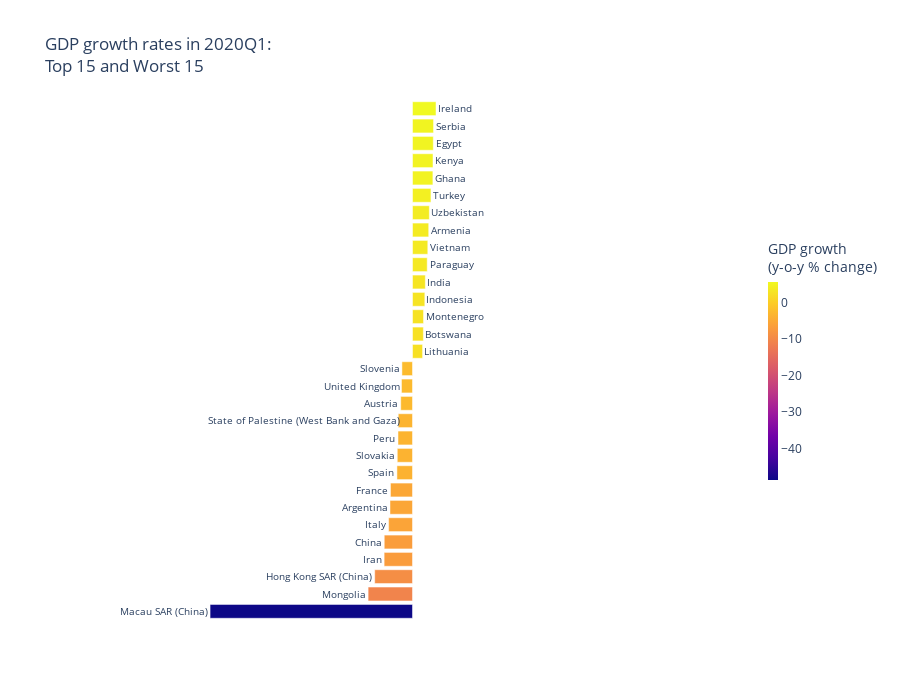

Notebook cell for this chart:
### Code cell
# Create a data frame containing top n and worst n countries
n = 15
df_gdp_2020q1 = df_gdp.dropna(subset=['gdp2020q1']).sort_values(by='gdp2020q1')[['country', 'code', 'gdp2020q1']]
df_gdp2020q1_top = df_gdp_2020q1.head(n)
df_gdp2020q1_worst = df_gdp_2020q1.tail(n)
df_gdp_2020q1_tw = df_gdp2020q1_top.append(df_gdp2020q1_worst)
# Plot interactive horizontal bar
fig = px.bar(data_frame=df_gdp_2020q1_tw,
             x='gdp2020q1', y='country',
             color='gdp2020q1',
             hover_name='country',
             hover_data={'country': False,
                         'gdp2020q1': ':.1f'},
             text='country',
             labels={'gdp2020q1': 'GDP growth<br>(y-o-y % change)'},
             title=f'GDP growth rates in 2020Q1:<br>Top {n} and Worst {n}',
             template='plotly_white',
             height=700)
fig.update_layout({'yaxis': {'title': '',
                             'visible': False},
                   'xaxis': {'range': [-80, 80], 'showgrid': False, 'visible': False},
                   'coloraxis': {'colorbar': {'lenmode': 'fraction',
                                              'len': 0.5,
                                              'thickness': 10}}})
fig.update_traces(textposition='outside')
fig.show()
# Hide annoying warnings hehe
import warnings
warnings.filterwarnings('ignore')

### Figure 1 — Plotly figure (JSON) as saved in the notebook; plotly's stock layout.template omitted (floating-point values rounded to 4 significant figures)
{"data": [{"alignmentgroup": "True", "customdata": [["Macau SAR (China)", -48.7], ["Mongolia", -10.68], ["Hong Kong SAR (China)", -9.097], ["Iran", -6.825], ["China", -6.8], ["Italy", -5.749], ["Argentina", -5.421], ["France", -5.3], ["Spain", -3.747], ["Slovakia", -3.665], ["Peru", -3.49], ["State of Palestine (West Bank and Gaza)", -3.43], ["Austria", -2.831], ["United Kingdom", -2.65], ["Slovenia", -2.549], ["Lithuania", 2.422], ["Botswana", 2.616], ["Montenegro", 2.653], ["Indonesia", 2.966], ["India", 3.088], ["Paraguay", 3.541], ["Vietnam", 3.68], ["Armenia", 3.9], ["Uzbekistan", 4.051], ["Turkey", 4.439], ["Ghana", 4.908], ["Kenya", 4.932], ["Egypt", 5.004], ["Serbia", 5.063], ["Ireland", 5.657]], "hovertemplate": "<b>%{hovertext}</b><br><br>GDP growth<br>(y-o-y % change)=%{marker.color:.1f}<extra></extra>", "hovertext": ["Macau SAR (China)", "Mongolia", "Hong Kong SAR (China)", "Iran", "China", "Italy", "Argentina", "France", "Spain", "Slovakia", "Peru", "State of Palestine (West Bank and Gaza)", "Austria", "United Kingdom", "Slovenia", "Lithuania", "Botswana", "Montenegro", "Indonesia", "India", "Paraguay", "Vietnam", "Armenia", "Uzbekistan", "Turkey", "Ghana", "Kenya", "Egypt", "Serbia", "Ireland"], "legendgroup": "", "marker": {"color": [-48.7, -10.68, -9.097, -6.825, -6.8, -5.749, -5.421, -5.3, -3.747, -3.665, -3.49, -3.43, -2.831, -2.65, -2.549, 2.422, 2.616, 2.653, 2.966, 3.088, 3.541, 3.68, 3.9, 4.051, 4.439, 4.908, 4.932, 5.004, 5.063, 5.657], "coloraxis": "coloraxis"}, "name": "", "offsetgroup": "", "orientation": "h", "showlegend": false, "text": ["Macau SAR (China)", "Mongolia", "Hong Kong SAR (China)", "Iran", "China", "Italy", "Argentina", "France", "Spain", "Slovakia", "Peru", "State of Palestine (West Bank and Gaza)", "Austria", "United Kingdom", "Slovenia", "Lithuania", "Botswana", "Montenegro", "Indonesia", "India", "Paraguay", "Vietnam", "Armenia", "Uzbekistan", "Turkey", "Ghana", "Kenya", "Egypt", "Serbia", "Ireland"], "textposition": "outside", "type": "bar", "x": [-48.7, -10.68, -9.097, -6.825, -6.8, -5.749, -5.421, -5.3, -3.747, -3.665, -3.49, -3.43, -2.831, -2.65, -2.549, 2.422, 2.616, 2.653, 2.966, 3.088, 3.541, 3.68, 3.9, 4.051, 4.439, 4.908, 4.932, 5.004, 5.063, 5.657], "xaxis": "x", "y": ["Macau SAR (China)", "Mongolia", "Hong Kong SAR (China)", "Iran", "China", "Italy", "Argentina", "France", "Spain", "Slovakia", "Peru", "State of Palestine (West Bank and Gaza)", "Austria", "United Kingdom", "Slovenia", "Lithuania", "Botswana", "Montenegro", "Indonesia", "India", "Paraguay", "Vietnam", "Armenia", "Uzbekistan", "Turkey", "Ghana", "Kenya", "Egypt", "Serbia", "Ireland"], "yaxis": "y"}], "layout": {"barmode": "relative", "coloraxis": {"colorbar": {"len": 0.5, "lenmode": "fraction", "thickness": 10, "title": {"text": "GDP growth<br>(y-o-y % change)"}}, "colorscale": [[0, "#0d0887"], [0.1111, "#46039f"], [0.2222, "#7201a8"], [0.3333, "#9c179e"], [0.4444, "#bd3786"], [0.5556, "#d8576b"], [0.6667, "#ed7953"], [0.7778, "#fb9f3a"], [0.8889, "#fdca26"], [1, "#f0f921"]]}, "height": 700, "legend": {"tracegroupgap": 0}, "title": {"text": "GDP growth rates in 2020Q1:<br>Top 15 and Worst 15"}, "xaxis": {"anchor": "y", "domain": [0, 1], "range": [-80, 80], "showgrid": false, "title": {"text": "GDP growth<br>(y-o-y % change)"}, "visible": false}, "yaxis": {"anchor": "x", "domain": [0, 1], "title": {"text": ""}, "visible": false}}}
